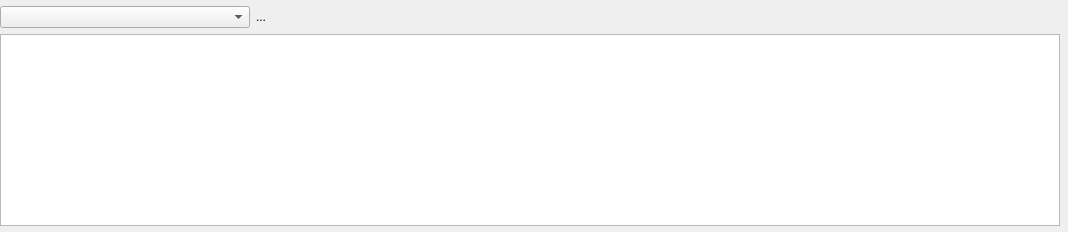
                  <widget class="QWidget" name="tab_2">
                   <attribute name="icon">
                    <iconset resource="../Icons/icons.qrc">
                     <normaloff>:/Icons/icons/area_transfer.png</normaloff>:/Icons/icons/area_transfer.png</iconset>
                   </attribute>
                   <attribute name="title">
                    <string>Associations</string>
                   </attribute>
                   <layout class="QVBoxLayout" name="verticalLayout_11">
                    <property name="leftMargin">
                     <number>0</number>
                    </property>
                    <property name="topMargin">
                     <number>6</number>
                    </property>
                    <property name="rightMargin">
                     <number>8</number>
                    </property>
                    <property name="bottomMargin">
                     <number>6</number>
                    </property>
                    <item>
                     <widget class="QFrame" name="frame_17">
                      <property name="maximumSize">
                       <size>
                        <width>16777215</width>
                        <height>16777215</height>
                       </size>
                      </property>
                      <property name="frameShape">
                       <enum>QFrame::Shape::NoFrame</enum>
                      </property>
                      <property name="frameShadow">
                       <enum>QFrame::Shadow::Plain</enum>
                      </property>
                      <layout class="QHBoxLayout" name="horizontalLayout_9">
                       <property name="leftMargin">
                        <number>0</number>
                       </property>
                       <property name="topMargin">
                        <number>0</number>
                       </property>
                       <property name="rightMargin">
                        <number>0</number>
                       </property>
                       <property name="bottomMargin">
                        <number>0</number>
                       </property>
                       <item>
                        <widget class="QComboBox" name="associationsComboBox">
                         <property name="minimumSize">
                          <size>
                           <width>250</width>
                           <height>0</height>
                          </size>
                         </property>
                        </widget>
                       </item>
                       <item>
                        <widget class="QLabel" name="association_units_label">
                         <property name="text">
                          <string>...</string>
                         </property>
                        </widget>
                       </item>
                       <item>
                        <spacer name="horizontalSpacer_8">
                         <property name="orientation">
                          <enum>Qt::Orientation::Horizontal</enum>
                         </property>
                         <property name="sizeHint" stdset="0">
                          <size>
                           <width>794</width>
                           <height>20</height>
                          </size>
                         </property>
                        </spacer>
                       </item>
                      </layout>
                     </widget>
                    </item>
                    <item>
                     <widget class="QFrame" name="frame_20">
                      <property name="frameShape">
                       <enum>QFrame::Shape::NoFrame</enum>
                      </property>
                      <property name="frameShadow">
                       <enum>QFrame::Shadow::Raised</enum>
                      </property>
                      <layout class="QVBoxLayout" name="verticalLayout_14">
                       <property name="leftMargin">
                        <number>0</number>
                       </property>
                       <property name="topMargin">
                        <number>0</number>
                       </property>
                       <property name="rightMargin">
                        <number>0</number>
                       </property>
                       <property name="bottomMargin">
                        <number>0</number>
                       </property>
                       <item>
                        <widget class="QTableView" name="associationsTableView"/>
                       </item>
                      </layout>
                     </widget>
                    </item>
                   </layout>
                  </widget>
